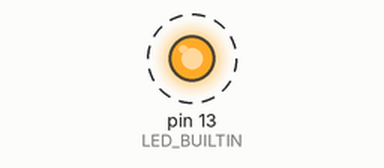
A sketch run on a simulated Arduino Uno, built with avr-gcc and run on an emulated ATmega328P. Parts: output pins drawn as LEDs (lit = HIGH). Dashed ring = blinking. What the sketch prints to the serial monitor is not drawn.

Above: at 0.5 s.
Timing chart, 0 to 4.6 s (numbered marks = the images above):
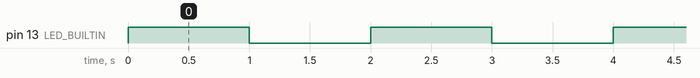

The sketch:

timer.ino
```cpp
#include <avr/sleep.h>
#include <SoftwareSerial.h>

void TaskTimer_Init(void);
void SerialCfg_Init(void);

unsigned long counter_ms;
unsigned long counter_us;

/*
    Set timer1 to get a periodic ISR for 1ms.
*/
void TaskTimer_Init(void)
{
    // configurations for timer1
    TCCR1A = 0; // Normal port operation, OC1A/OC1B disconnected.
    TCCR1B = 0; // Normal port operation, OC1A/OC1B disconnected.
    TCNT1 = 0;  // set counter to 0.
    OCR1A = 15999;
    TCCR1B |= (1 << WGM12);  // use wave genreation
    TCCR1B |= (1 << CS10);   // use system clock
    TIMSK1 |= (1 << OCIE1A); // Timer/Counter 1, Output Compare A Match Interrupt Enable
}

void SerialCfg_Init(void)
{
    Serial.begin(9600);
    while (!Serial)
    {
        /* 等待连接 */
    }
}
void setup()
{
    // put your setup code here, to run once:
    // disable interrupt
    cli();
    // LED configuration
    pinMode(LED_BUILTIN, OUTPUT);
    TaskTimer_Init();
    SerialCfg_Init();
    // enable interrupt
    sei();
}

ISR(TIMER1_COMPA_vect)
{
    static unsigned long i = 0;
    static unsigned long j = 0;

    if (i % 1000 == 0)
    {
        counter_ms = millis();
        counter_us = micros();
        if (j % 2 == 0)
        {
            digitalWrite(LED_BUILTIN, HIGH);
        }
        else
        {
            digitalWrite(LED_BUILTIN, LOW);
        }
        j++;

        Serial.print("counter_ms: ");
        Serial.print(counter_ms);
        Serial.print("\t");
        Serial.print("counter_us: ");
        Serial.println(counter_us);
    }
    i++;
}

void loop()
{
    // put your main code here, to run repeatedly:
}
```

Measured:
- by itself, pin 13 (LED_BUILTIN): alternates HIGH for 1.0 s and LOW for 1.0 s
